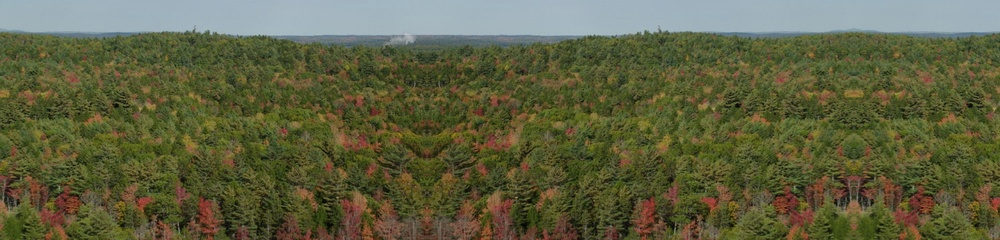
#> input picture images/360.jpg, 1000 x 240 px, shrunk from 2000 x 480 before the run
$ python camera.py
#> lines starting #> are read from the running program, lines starting #| are printed output that depends on the picture
import cv2
import numpy as np


panorama_image = cv2.imread('images/360.jpg')
#> panorama_image is the input picture: shape (240, 1000, 3); mean B, G, R 64.8, 96.3, 94.9

height, width, channels = panorama_image.shape
#> height = 240; width = 1000; channels = 3

print(panorama_image.shape)
#| (240, 1000, 3)

size = 150

x_curr = size
y_curr = size

horizontally_moved = 0
horizontal = False

last_vertical = 'down'
vertical_up = False
vertical_down = True

pred_box = None

id = 0

while(1):
    id += 1
    if pred_box == None:
        if horizontal:
            x_curr += 5
            horizontally_moved += 5
        elif vertical_up:
            y_curr -= 5
        elif vertical_down:
            y_curr += 5

        if y_curr >= height - size and vertical_down:
            horizontal = True
            vertical_down = False
        elif y_curr <= size and vertical_up:
            horizontal = True
            vertical_up = False
        elif horizontally_moved >= 2 * size and horizontal:
            horizontally_moved = 0
            horizontal = False
            if last_vertical == 'up':
                last_vertical = 'down'
                vertical_down = True
            elif last_vertical == 'down':
                last_vertical = 'up'
                vertical_up = True

    camera_image = panorama_image[y_curr-size:y_curr+size, x_curr-size:x_curr+size]
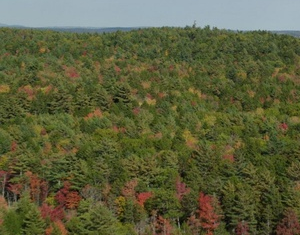
#> camera_image: shape (235, 300, 3); mean B, G, R 61.6, 95.3, 93
    cv2.imshow('panorama', camera_image)
    cv2.imwrite('panorama/{}.jpg'.format(id), camera_image)
    cv2.waitKey(10)

$ run again, with images/1.jpg copied over images/360.jpg
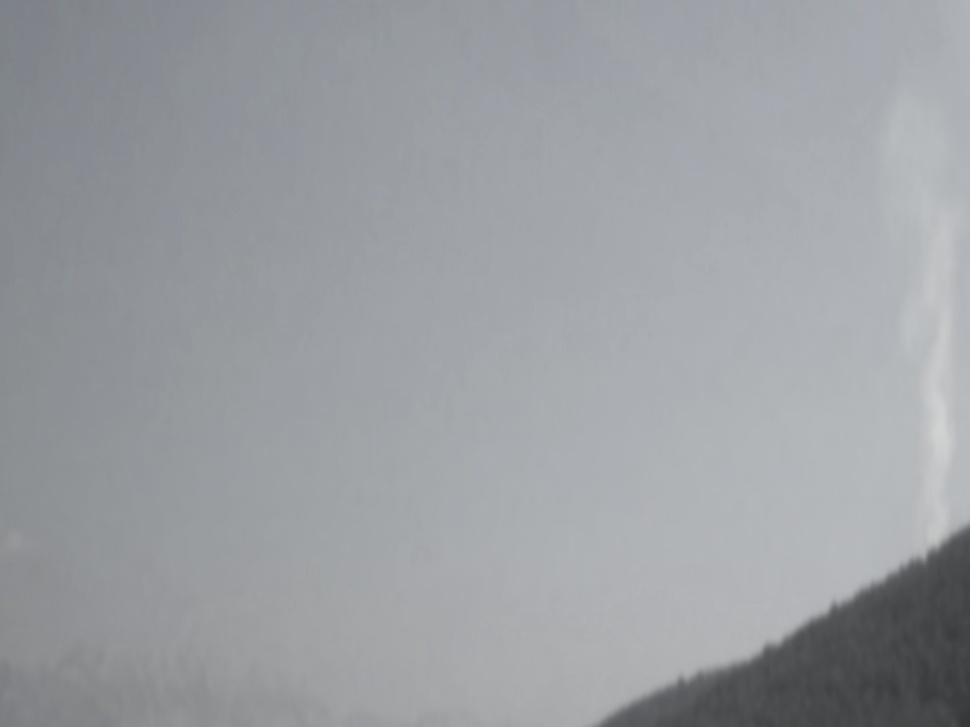
#> input picture images/1.jpg, 970 x 727 px, shrunk from 1600 x 1200 before the run
#> panorama_image is the input picture: shape (727, 970, 3); mean B, G, R 162.6, 158.3, 155.5
#| (727, 970, 3)
#> `camera_image = panorama_image[y_curr-size:y_curr+size, x_curr-size:x_c..`:
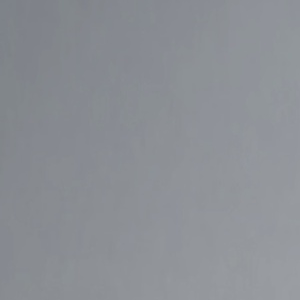
#> camera_image: shape (300, 300, 3); mean B, G, R 149, 143.4, 140

$ run again, with images/1900.jpg copied over images/360.jpg
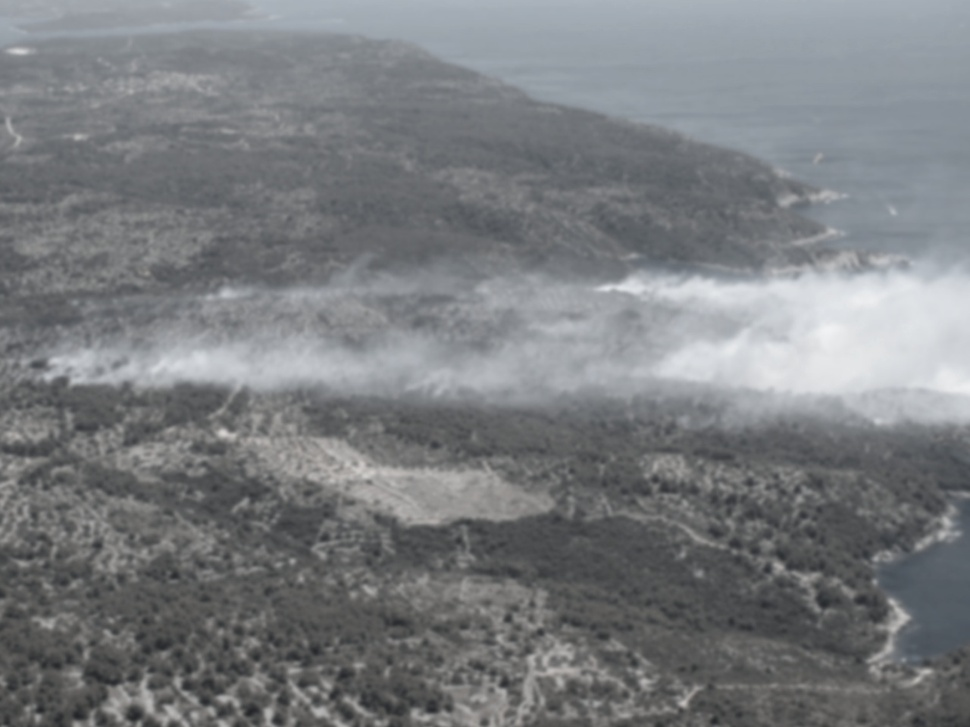
#> input picture images/1900.jpg, 970 x 727 px, shrunk from 1280 x 960 before the run
#> panorama_image is the input picture: shape (727, 970, 3); mean B, G, R 127.4, 124.5, 121.8
#| (727, 970, 3)
#> `camera_image = panorama_image[y_curr-size:y_curr+size, x_curr-size:x_c..`:
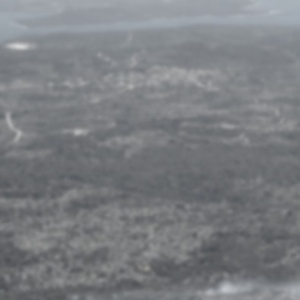
#> camera_image: shape (300, 300, 3); mean B, G, R 129.3, 125.5, 123

$ run again, with images/1920.jpg copied over images/360.jpg
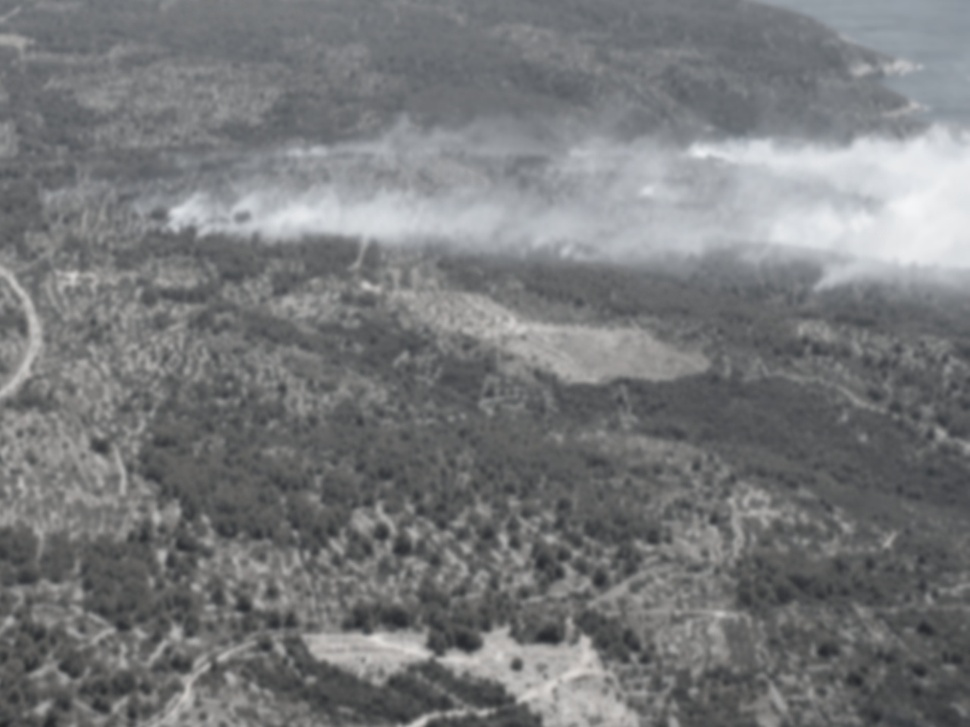
#> input picture images/1920.jpg, 970 x 727 px, shrunk from 1280 x 960 before the run
#> panorama_image is the input picture: shape (727, 970, 3); mean B, G, R 122.6, 121.2, 119.8
#| (727, 970, 3)
#> `camera_image = panorama_image[y_curr-size:y_curr+size, x_curr-size:x_c..`:
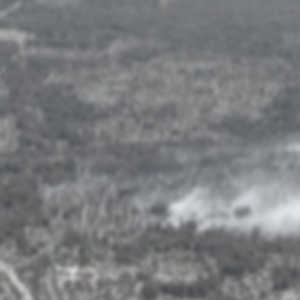
#> camera_image: shape (300, 300, 3); mean B, G, R 126.2, 123.7, 122.1
